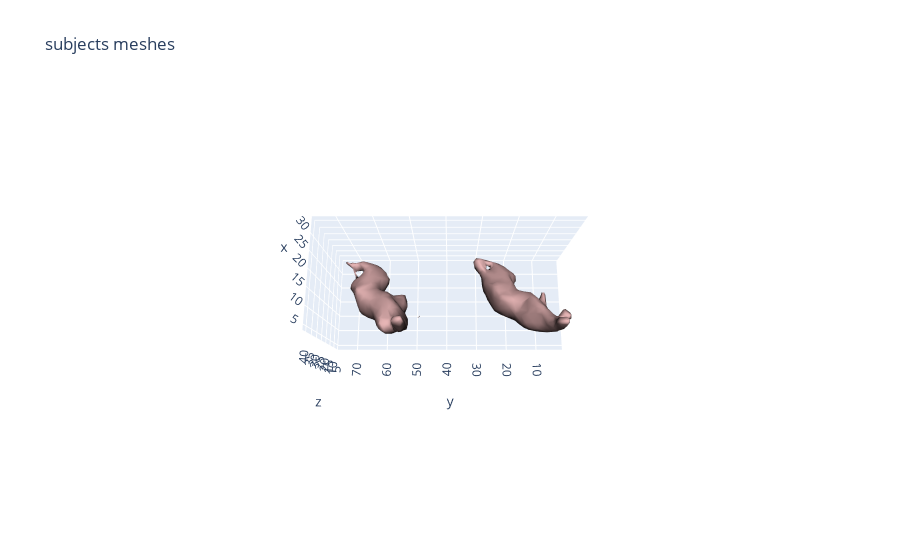

The notebook cell saved with this chart:
### Markdown cell above
#### Visualization of average crops of both clusters

### Code cell
fig = cld.draw(shifted_SPAM_meshes)
ma.plot.brochette_layout(fig, "subjects meshes")

### Figure 1 — Plotly figure (JSON) as saved in the notebook; plotly's stock layout.template omitted (floating-point values rounded to 4 significant figures; data arrays with more than 128 entries replaced by an {"elided": "..."} marker saying what was removed)
{"data": [{"color": "rgb(255,200,200)", "i": {"elided": "796 int values"}, "j": {"elided": "796 int values"}, "k": {"elided": "796 int values"}, "lighting": {"ambient": 0.1}, "lightposition": {"x": 0, "y": 0, "z": 0}, "name": "0", "opacity": 1, "type": "mesh3d", "x": {"elided": "398 float values"}, "y": {"elided": "398 float values"}, "z": {"elided": "398 float values"}}, {"color": "rgb(255,200,200)", "i": {"elided": "750 int values"}, "j": {"elided": "750 int values"}, "k": {"elided": "750 int values"}, "lighting": {"ambient": 0.1}, "lightposition": {"x": 0, "y": 0, "z": 0}, "name": "4.5", "opacity": 1, "type": "mesh3d", "x": {"elided": "377 float values"}, "y": {"elided": "377 float values"}, "z": {"elided": "377 float values"}}], "layout": {"legend": {"itemsizing": "constant"}, "scene": {"aspectmode": "data", "aspectratio": {"x": 1, "y": 5, "z": 1}, "camera": {"eye": {"x": -0.8, "y": 0, "z": 3}}}, "title": {"text": "subjects meshes"}, "yaxis": {"range": [0, 100]}}}
